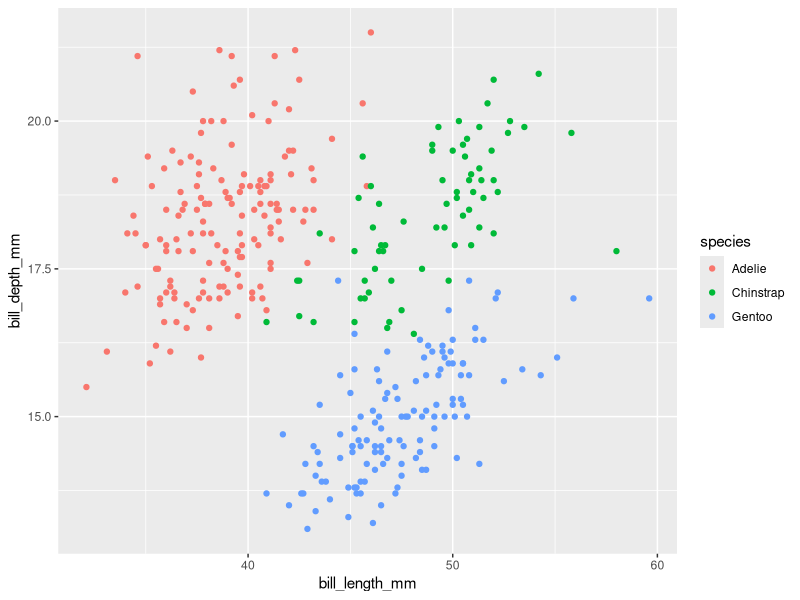
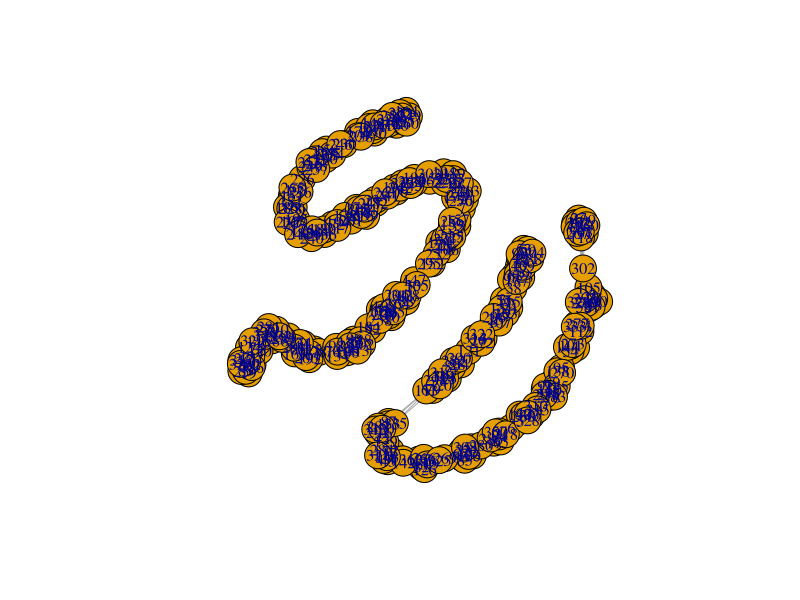
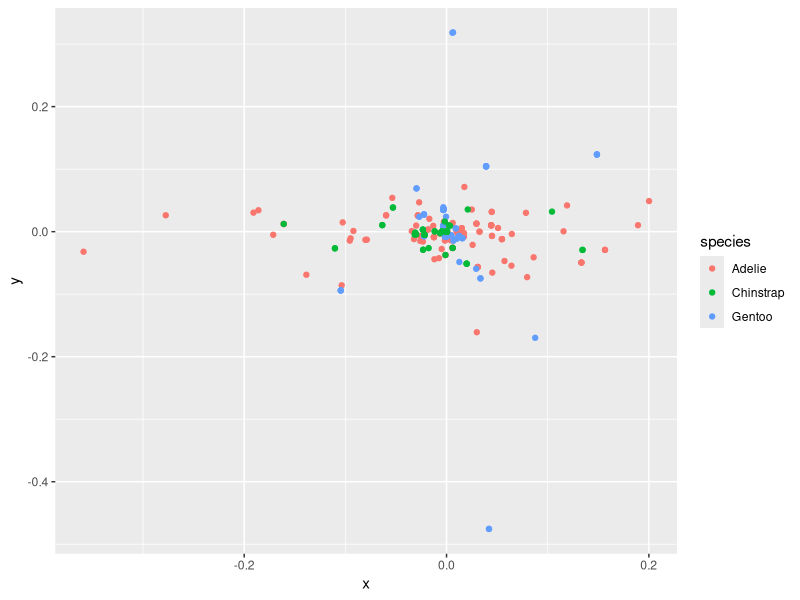

Write R code to recreate these figures, in order.
library(tidyverse)
library(igraph)
library(palmerpenguins)
data(penguins) 
ggplot(penguins, 
       aes(x = bill_length_mm, y = bill_depth_mm, color = species)) +
  geom_point()
gaussian_kernel <- function(x, y, h) {
  return(exp(-1 * sum((x - y) ^ 2) / h ^ 2))
}
penguins <- penguins |>
  na.omit() 
species_label <- penguins$species
penguins <- penguins |>
  select(-species, -island, -sex, -year) 

dist_mat <- as.matrix(dist(penguins))
edge_list <- data.frame(V1 = NULL, V2 = NULL)
for (i in 1:nrow(dist_mat)) {
  edge_list <- 
    bind_rows(edge_list,
              data.frame(V1 = i,
                         V2 = order(dist_mat[i, ])[2:11])
    )
}

g <- graph_from_data_frame(edge_list, directed = F)
plot(g)
E(g)$weight <- 
  apply(edge_list, 1,
        function(x) gaussian_kernel(penguins[x[1],], penguins[x[2],], 1))
L <- as.matrix(laplacian_matrix(g))
L_eigen <- eigen(L)

L_eigen$values
plot_dat <- data.frame(x = L_eigen$vectors[, 331],
                       y = L_eigen$vectors[, 330],
                       species = species_label)
ggplot(plot_dat,
       aes(x = x, y = y, color = species)) +
  geom_point()
